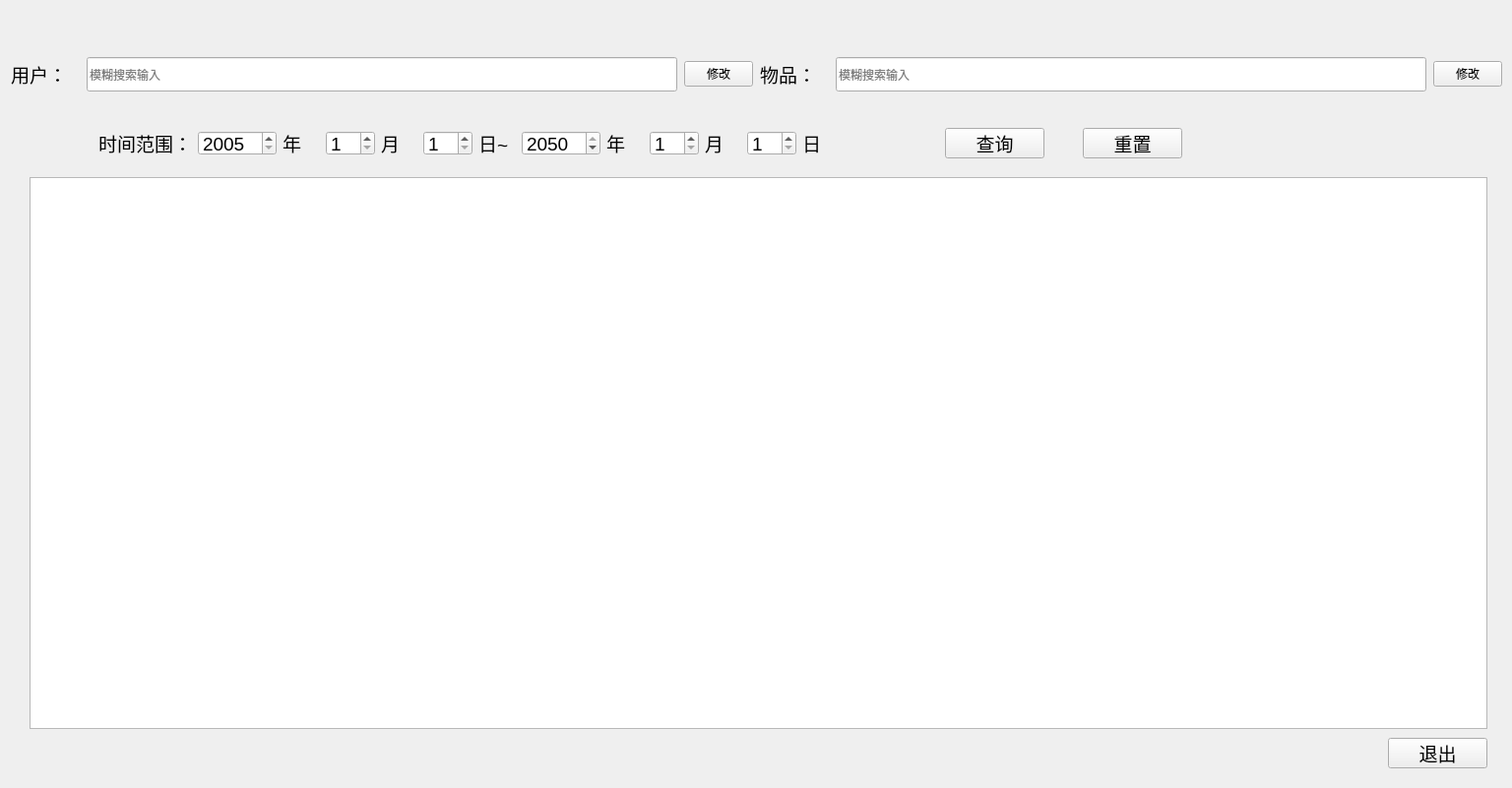
<?xml version="1.0" encoding="UTF-8"?>
<ui version="4.0">
 <class>AllFound</class>
 <widget class="QDialog" name="AllFound">
  <property name="geometry">
   <rect>
    <x>0</x>
    <y>0</y>
    <width>1536</width>
    <height>801</height>
   </rect>
  </property>
  <property name="windowTitle">
   <string>捡物汇总</string>
  </property>
  <property name="windowIcon">
   <iconset>
    <normaloff>Image/guet.png</normaloff>Image/guet.png</iconset>
  </property>
  <widget class="QWidget" name="widget" native="true">
   <property name="geometry">
    <rect>
     <x>10</x>
     <y>30</y>
     <width>1521</width>
     <height>91</height>
    </rect>
   </property>
   <property name="focusPolicy">
    <enum>Qt::WheelFocus</enum>
   </property>
   <layout class="QHBoxLayout" name="horizontalLayout">
    <item>
     <widget class="QLabel" name="label">
      <property name="maximumSize">
       <size>
        <width>70</width>
        <height>16777215</height>
       </size>
      </property>
      <property name="font">
       <font>
        <pointsize>14</pointsize>
       </font>
      </property>
      <property name="text">
       <string>用户：</string>
      </property>
     </widget>
    </item>
    <item>
     <widget class="QLineEdit" name="lineEdit">
      <property name="minimumSize">
       <size>
        <width>600</width>
        <height>35</height>
       </size>
      </property>
      <property name="maximumSize">
       <size>
        <width>600</width>
        <height>35</height>
       </size>
      </property>
      <property name="focusPolicy">
       <enum>Qt::ClickFocus</enum>
      </property>
      <property name="placeholderText">
       <string>模糊搜索输入</string>
      </property>
     </widget>
    </item>
    <item>
     <widget class="QPushButton" name="pushButton">
      <property name="minimumSize">
       <size>
        <width>70</width>
        <height>0</height>
       </size>
      </property>
      <property name="maximumSize">
       <size>
        <width>70</width>
        <height>16777215</height>
       </size>
      </property>
      <property name="focusPolicy">
       <enum>Qt::NoFocus</enum>
      </property>
      <property name="text">
       <string>修改</string>
      </property>
     </widget>
    </item>
    <item>
     <widget class="QLabel" name="label_6">
      <property name="maximumSize">
       <size>
        <width>70</width>
        <height>16777215</height>
       </size>
      </property>
      <property name="font">
       <font>
        <pointsize>14</pointsize>
       </font>
      </property>
      <property name="text">
       <string>物品：</string>
      </property>
     </widget>
    </item>
    <item>
     <widget class="QLineEdit" name="lineEdit_2">
      <property name="minimumSize">
       <size>
        <width>600</width>
        <height>35</height>
       </size>
      </property>
      <property name="maximumSize">
       <size>
        <width>600</width>
        <height>35</height>
       </size>
      </property>
      <property name="focusPolicy">
       <enum>Qt::ClickFocus</enum>
      </property>
      <property name="placeholderText">
       <string>模糊搜索输入</string>
      </property>
     </widget>
    </item>
    <item>
     <widget class="QPushButton" name="pushButton_2">
      <property name="minimumSize">
       <size>
        <width>70</width>
        <height>0</height>
       </size>
      </property>
      <property name="maximumSize">
       <size>
        <width>70</width>
        <height>16777215</height>
       </size>
      </property>
      <property name="focusPolicy">
       <enum>Qt::NoFocus</enum>
      </property>
      <property name="text">
       <string>修改</string>
      </property>
     </widget>
    </item>
   </layout>
  </widget>
  <widget class="QPushButton" name="confirm">
   <property name="geometry">
    <rect>
     <x>960</x>
     <y>130</y>
     <width>101</width>
     <height>31</height>
    </rect>
   </property>
   <property name="font">
    <font>
     <pointsize>14</pointsize>
    </font>
   </property>
   <property name="focusPolicy">
    <enum>Qt::NoFocus</enum>
   </property>
   <property name="text">
    <string>查询</string>
   </property>
  </widget>
  <widget class="QTableWidget" name="tableWidget">
   <property name="enabled">
    <bool>true</bool>
   </property>
   <property name="geometry">
    <rect>
     <x>30</x>
     <y>180</y>
     <width>1481</width>
     <height>561</height>
    </rect>
   </property>
   <property name="font">
    <font>
     <pointsize>14</pointsize>
    </font>
   </property>
   <property name="focusPolicy">
    <enum>Qt::NoFocus</enum>
   </property>
  </widget>
  <widget class="QPushButton" name="exit">
   <property name="geometry">
    <rect>
     <x>1410</x>
     <y>750</y>
     <width>101</width>
     <height>31</height>
    </rect>
   </property>
   <property name="font">
    <font>
     <pointsize>14</pointsize>
    </font>
   </property>
   <property name="focusPolicy">
    <enum>Qt::NoFocus</enum>
   </property>
   <property name="text">
    <string>退出</string>
   </property>
  </widget>
  <widget class="QWidget" name="widget_2" native="true">
   <property name="geometry">
    <rect>
     <x>100</x>
     <y>120</y>
     <width>753</width>
     <height>51</height>
    </rect>
   </property>
   <layout class="QHBoxLayout" name="horizontalLayout_2">
    <item>
     <widget class="QLabel" name="label_2">
      <property name="font">
       <font>
        <pointsize>14</pointsize>
       </font>
      </property>
      <property name="text">
       <string>时间范围：</string>
      </property>
     </widget>
    </item>
    <item>
     <widget class="QSpinBox" name="year">
      <property name="minimumSize">
       <size>
        <width>80</width>
        <height>25</height>
       </size>
      </property>
      <property name="maximumSize">
       <size>
        <width>80</width>
        <height>25</height>
       </size>
      </property>
      <property name="font">
       <font>
        <pointsize>14</pointsize>
       </font>
      </property>
      <property name="focusPolicy">
       <enum>Qt::NoFocus</enum>
      </property>
      <property name="wrapping">
       <bool>false</bool>
      </property>
      <property name="minimum">
       <number>2005</number>
      </property>
      <property name="maximum">
       <number>2050</number>
      </property>
      <property name="value">
       <number>2005</number>
      </property>
      <property name="displayIntegerBase">
       <number>10</number>
      </property>
     </widget>
    </item>
    <item>
     <widget class="QLabel" name="label_5">
      <property name="font">
       <font>
        <pointsize>14</pointsize>
       </font>
      </property>
      <property name="text">
       <string>年</string>
      </property>
     </widget>
    </item>
    <item>
     <widget class="QSpinBox" name="month">
      <property name="minimumSize">
       <size>
        <width>50</width>
        <height>25</height>
       </size>
      </property>
      <property name="maximumSize">
       <size>
        <width>44</width>
        <height>25</height>
       </size>
      </property>
      <property name="font">
       <font>
        <pointsize>14</pointsize>
       </font>
      </property>
      <property name="focusPolicy">
       <enum>Qt::NoFocus</enum>
      </property>
      <property name="minimum">
       <number>1</number>
      </property>
      <property name="maximum">
       <number>12</number>
      </property>
      <property name="value">
       <number>1</number>
      </property>
     </widget>
    </item>
    <item>
     <widget class="QLabel" name="label_4">
      <property name="font">
       <font>
        <pointsize>14</pointsize>
       </font>
      </property>
      <property name="text">
       <string>月</string>
      </property>
     </widget>
    </item>
    <item>
     <widget class="QSpinBox" name="day">
      <property name="minimumSize">
       <size>
        <width>50</width>
        <height>25</height>
       </size>
      </property>
      <property name="maximumSize">
       <size>
        <width>44</width>
        <height>25</height>
       </size>
      </property>
      <property name="font">
       <font>
        <pointsize>14</pointsize>
       </font>
      </property>
      <property name="focusPolicy">
       <enum>Qt::NoFocus</enum>
      </property>
      <property name="minimum">
       <number>1</number>
      </property>
      <property name="maximum">
       <number>31</number>
      </property>
     </widget>
    </item>
    <item>
     <widget class="QLabel" name="label_3">
      <property name="font">
       <font>
        <pointsize>14</pointsize>
       </font>
      </property>
      <property name="text">
       <string>日~</string>
      </property>
     </widget>
    </item>
    <item>
     <widget class="QSpinBox" name="year_2">
      <property name="minimumSize">
       <size>
        <width>80</width>
        <height>25</height>
       </size>
      </property>
      <property name="maximumSize">
       <size>
        <width>80</width>
        <height>25</height>
       </size>
      </property>
      <property name="font">
       <font>
        <pointsize>14</pointsize>
       </font>
      </property>
      <property name="focusPolicy">
       <enum>Qt::NoFocus</enum>
      </property>
      <property name="wrapping">
       <bool>false</bool>
      </property>
      <property name="minimum">
       <number>2005</number>
      </property>
      <property name="maximum">
       <number>2050</number>
      </property>
      <property name="value">
       <number>2050</number>
      </property>
      <property name="displayIntegerBase">
       <number>10</number>
      </property>
     </widget>
    </item>
    <item>
     <widget class="QLabel" name="label_7">
      <property name="font">
       <font>
        <pointsize>14</pointsize>
       </font>
      </property>
      <property name="text">
       <string>年</string>
      </property>
     </widget>
    </item>
    <item>
     <widget class="QSpinBox" name="month_2">
      <property name="minimumSize">
       <size>
        <width>50</width>
        <height>25</height>
       </size>
      </property>
      <property name="maximumSize">
       <size>
        <width>44</width>
        <height>25</height>
       </size>
      </property>
      <property name="font">
       <font>
        <pointsize>14</pointsize>
       </font>
      </property>
      <property name="focusPolicy">
       <enum>Qt::NoFocus</enum>
      </property>
      <property name="minimum">
       <number>1</number>
      </property>
      <property name="maximum">
       <number>12</number>
      </property>
      <property name="value">
       <number>1</number>
      </property>
     </widget>
    </item>
    <item>
     <widget class="QLabel" name="label_8">
      <property name="font">
       <font>
        <pointsize>14</pointsize>
       </font>
      </property>
      <property name="text">
       <string>月</string>
      </property>
     </widget>
    </item>
    <item>
     <widget class="QSpinBox" name="day_2">
      <property name="minimumSize">
       <size>
        <width>50</width>
        <height>25</height>
       </size>
      </property>
      <property name="maximumSize">
       <size>
        <width>44</width>
        <height>25</height>
       </size>
      </property>
      <property name="font">
       <font>
        <pointsize>14</pointsize>
       </font>
      </property>
      <property name="focusPolicy">
       <enum>Qt::NoFocus</enum>
      </property>
      <property name="minimum">
       <number>1</number>
      </property>
      <property name="maximum">
       <number>31</number>
      </property>
     </widget>
    </item>
    <item>
     <widget class="QLabel" name="label_9">
      <property name="font">
       <font>
        <pointsize>14</pointsize>
       </font>
      </property>
      <property name="text">
       <string>日</string>
      </property>
     </widget>
    </item>
   </layout>
  </widget>
  <widget class="QPushButton" name="reset">
   <property name="geometry">
    <rect>
     <x>1100</x>
     <y>130</y>
     <width>101</width>
     <height>31</height>
    </rect>
   </property>
   <property name="font">
    <font>
     <pointsize>14</pointsize>
    </font>
   </property>
   <property name="focusPolicy">
    <enum>Qt::NoFocus</enum>
   </property>
   <property name="text">
    <string>重置</string>
   </property>
  </widget>
 </widget>
 <resources/>
 <connections/>
</ui>
